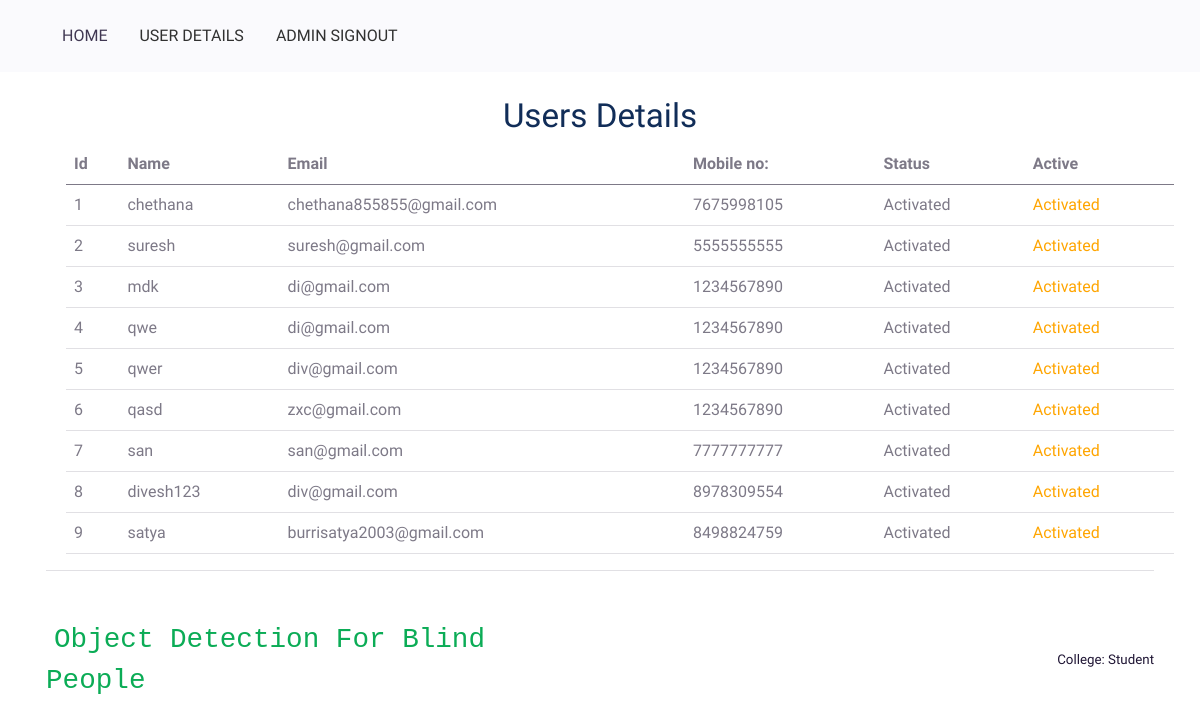
The app's page /userdetails/ with its own data.
### myapp/models.py (models this page shows, shortened)
class userModel(models.Model):
    name = models.CharField(max_length=50)
    email = models.EmailField()
    passwd = models.CharField(max_length=40)
    cwpasswd = models.CharField(max_length=40)
    mobileno = models.CharField(max_length=50, default="", editable=True)
    status = models.CharField(max_length=40, default="", editable=True)
    class Meta:
        db_table='userregister'

### myapp/views.py (the view)
# urls.py: path('userdetails/',myapp.userdetails,name='userdetails'),
def userdetails(request):
    qs=userModel.objects.all()
    return render(request,"userdetails.html",{"qs":qs})

### project/templates/userdetails.html (shortened to what this page needs)
{% extends 'adminbase.html' %}
{% load static %}
{% block contents %}
<section class="py-0" id="header">
  <div class="container">
<div class="content max-width-1 m-auto">
  <div class="content-text">
    <br>
    <br>
    <br>
    <br>
    <center><h2>Users Details </h2><center>
</div>
        <table class="table" style="margin-left: 20px;">
  <thead>
    <tr>
      <th>Id</th>
      <th>Name</th>
      <th>Email</th>
      <th>Mobile no:</th>
      <th>Status</th>
      <th>Active</th>
    </tr>
  </thead>
  <tbody>
  {% for x in qs %}
    <tr>
      <td>{{x.id}}</td>
      <td>{{x.name}}</td>
      <td>{{x.email}}</td>
      <td>{{x.mobileno}}</td>
      <td>{{x.status}}</td>
    {% if x.status == 'waiting' %}
                                    <td style="color:orange"> <a href="/activateuser/?pid={{ x.id }}" >Activate</a></td>
                                    {% else %}
                                            <td style="color:orange"> Activated</td>
                                            {% endif %}
                                     </tr>
                                    {% endfor %}
  </tbody>
</table>
            </div>
            </section>
{% endblock %}

### project/templates/adminbase.html (shortened to what this page needs)
{% load static %}
<!DOCTYPE html>
<html lang="en-US" dir="ltr">
  <head>
    <link rel="stylesheet" href="{% static 'css/theme.min.css' %}">
  </head>
  <body>
    <main class="main" id="top">
      <nav class="navbar navbar-expand-lg navbar-light fixed-top py-3 bg-light opacity-85" data-navbar-on-scroll="data-navbar-on-scroll">
        <div class="container">
          <div class="collapse navbar-collapse border-top border-lg-0 mt-4 mt-lg-0" id="navbarSupportedContent">
            <ul class="navbar-nav me-auto mb-2 mb-lg-0">
              <li class="nav-item px-2"><a class="nav-link fw-medium active" aria-current="page" href="{% url 'index' %}">HOME</a></li>
              <li class="nav-item px-2"><a class="nav-link fw-medium" href="{% url 'userdetails' %}">USER DETAILS</a></li>
              <li class="nav-item px-2"><a class="nav-link fw-medium" href="{% url 'logout' %}">ADMIN SIGNOUT</a></li>
            </ul>
          </div>
        </div>
      </nav>
    {% block contents %}
    {% endblock %}
    <section class="py-0" id="contact">
      <div class="container">
        <hr class="text-300 mb-0" />
        <div class="row flex-center py-5">
          <div class="col-12 col-sm-8 col-md-6 text-center text-md-start"> <span class="text-theme font-monospace fs-3 ps-2"> Object Detection For Blind People</span></div>
          <div class="col-12 col-sm-8 col-md-6">
            <p class="fs--1 text-dark my-2 text-center text-md-end">College: Student</p>
          </div>
        </div>
      </div>
    </section>
  </main>
</body>
</html>
</body>
</html>

### records on screen
userModel: id "1", name "chethana", email "chethana855855@gmail.com", mobileno "7675998105", status "Activated"
userModel: id "2", name "suresh", email "suresh@gmail.com", mobileno "5555555555", status "Activated"
userModel: id "3", name "mdk", email "di@gmail.com", mobileno "1234567890", status "Activated"
userModel: id "4", name "qwe", email "di@gmail.com", mobileno "1234567890", status "Activated"
userModel: id "5", name "qwer", email "div@gmail.com", mobileno "1234567890", status "Activated"
userModel: id "6", name "qasd", email "zxc@gmail.com", mobileno "1234567890", status "Activated"
userModel: id "7", name "san", email "san@gmail.com", mobileno "7777777777", status "Activated"
userModel: id "8", name "divesh123", email "div@gmail.com", mobileno "8978309554", status "Activated"
userModel: id "9", name "satya", email "burrisatya2003@gmail.com", mobileno "8498824759", status "Activated"
